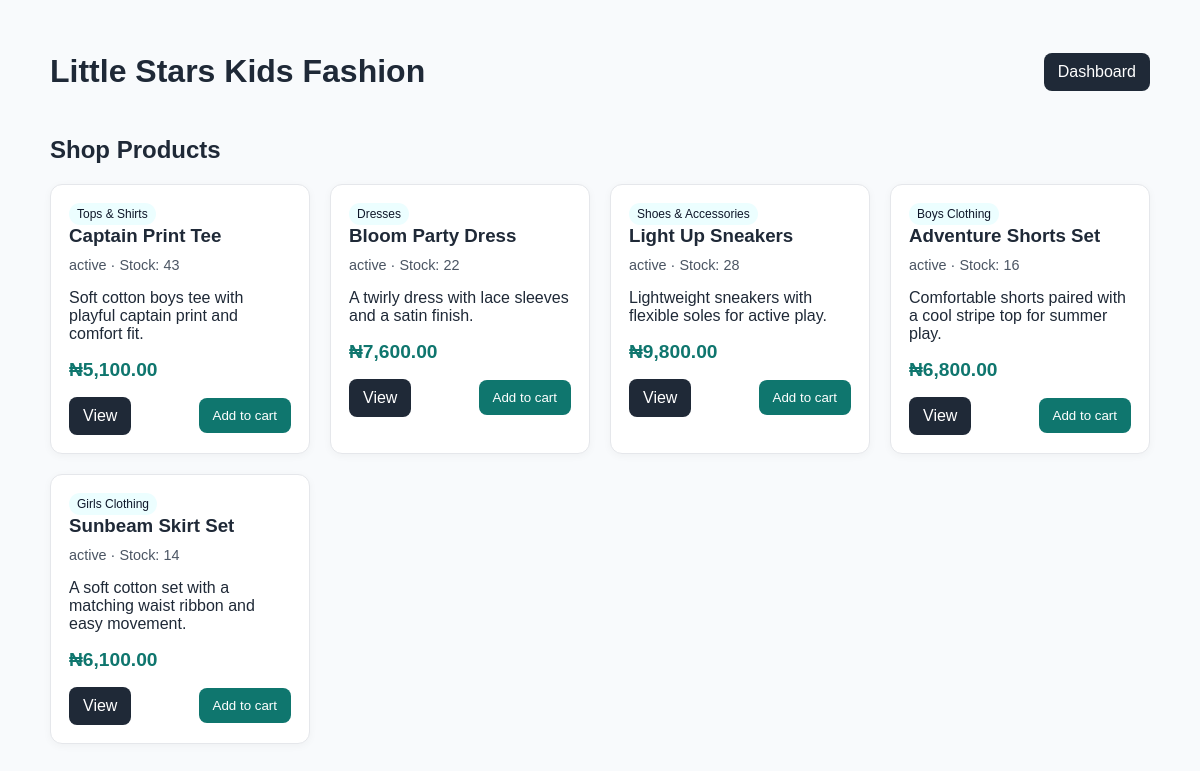
The page /product.php on the database its author committed.
### tables this page shows
CREATE TABLE products (
    product_id BIGINT UNSIGNED NOT NULL AUTO_INCREMENT,
    category_id BIGINT UNSIGNED NOT NULL,
    product_name VARCHAR(180) NOT NULL,
    brand VARCHAR(100) DEFAULT NULL,
    description TEXT,
    base_price DECIMAL(10,2) NOT NULL,
    status ENUM('active', 'draft', 'out_of_stock', 'archived') NOT NULL DEFAULT 'active',
    is_featured TINYINT(1) NOT NULL DEFAULT 0,
    is_new_arrival TINYINT(1) NOT NULL DEFAULT 0,
    created_at TIMESTAMP NOT NULL DEFAULT CURRENT_TIMESTAMP,
    updated_at TIMESTAMP NOT NULL DEFAULT CURRENT_TIMESTAMP ON UPDATE CURRENT_TIMESTAMP,
    PRIMARY KEY (product_id),
    KEY idx_products_category (category_id),
    KEY idx_products_name (product_name),
    CONSTRAINT fk_products_category FOREIGN KEY (category_id)
        REFERENCES categories(category_id)
        ON UPDATE CASCADE
        ON DELETE RESTRICT,
    CHECK (base_price >= 0)
);

CREATE TABLE categories (
    category_id BIGINT UNSIGNED NOT NULL AUTO_INCREMENT,
    parent_category_id BIGINT UNSIGNED DEFAULT NULL,
    category_name VARCHAR(100) NOT NULL,
    slug VARCHAR(120) NOT NULL,
    description TEXT,
    status ENUM('active', 'inactive') NOT NULL DEFAULT 'active',
    created_at TIMESTAMP NOT NULL DEFAULT CURRENT_TIMESTAMP,
    updated_at TIMESTAMP NOT NULL DEFAULT CURRENT_TIMESTAMP ON UPDATE CURRENT_TIMESTAMP,
    PRIMARY KEY (category_id),
    UNIQUE KEY uq_categories_slug (slug),
    KEY idx_categories_parent (parent_category_id),
    CONSTRAINT fk_categories_parent FOREIGN KEY (parent_category_id)
        REFERENCES categories(category_id)
        ON UPDATE CASCADE
        ON DELETE RESTRICT
);

### app/ProductRepository.php (called while the page is built, shortened)
<?php
class ProductRepository
{
    public function getAllProducts(): array
    {
        $pdo = Database::getConnection();
        $sql = '
            SELECT
                p.product_id,
                p.product_name,
                p.description,
                p.base_price,
                p.status,
                c.category_name,
                (
                    SELECT MIN(pv.variant_price) FROM product_variants pv
                    WHERE pv.product_id = p.product_id AND pv.status = "active"
                ) AS min_variant_price,
                (
                    SELECT SUM(pv.stock_quantity) FROM product_variants pv
                    WHERE pv.product_id = p.product_id AND pv.status = "active"
                ) AS total_stock
            FROM products p
            INNER JOIN categories c ON c.category_id = p.category_id
            WHERE p.status IN ("active", "out_of_stock")
            ORDER BY p.product_id ASC
        ';
        $stmt = $pdo->query($sql);
        return $stmt->fetchAll();
    }
}

### product.php (the view, shortened to what this page needs)
<?php
require __DIR__ . '/app/ProductRepository.php';
$repository = new ProductRepository();
$products = $repository->getAllProducts();
function formatMoney(float $amount): string
{
    return '₦' . number_format($amount, 2);
}
?>
<!DOCTYPE html>
<html lang="en">
<head>
</head>
<body>
<div class="container">
    <div class="header">
        <h1>Little Stars Kids Fashion</h1>
        <a class="btn secondary" href="index.php">Dashboard</a>
    </div>
    <h2>Shop Products</h2>
    <?php if (empty($products)): ?>
        <div class="card empty">No products available right now.</div>
    <?php else: ?>
        <div class="product-grid">
            <?php foreach ($products as $product): ?>
                <?php
                $displayPrice = !empty($product['min_variant_price']) ? (float)$product['min_variant_price'] : (float)$product['base_price'];
                $stock = (int)($product['total_stock'] ?? 0);
                ?>
                <div class="card product-card">
                    <span class="pill"><?php echo htmlspecialchars($product['category_name'], ENT_QUOTES, 'UTF-8'); ?></span>
                    <h3><?php echo htmlspecialchars($product['product_name'], ENT_QUOTES, 'UTF-8'); ?></h3>
                    <div class="meta"><?php echo htmlspecialchars($product['status'], ENT_QUOTES, 'UTF-8'); ?> · Stock: <?php echo $stock; ?></div>
                    <p><?php echo htmlspecialchars(substr($product['description'] ?? '', 0, 110), ENT_QUOTES, 'UTF-8'); ?></p>
                    <div class="price"><?php echo formatMoney($displayPrice); ?></div>
                    <div class="actions">
                        <a class="btn secondary" href="product_detail.php?id=<?php echo (int)$product['product_id']; ?>">View</a>
                        <form method="post" action="cart.php?action=add">
                            <button type="submit" class="btn">Add to cart</button>
                        </form>
                    </div>
                </div>
            <?php endforeach; ?>
        </div>
    <?php endif; ?>
</div>
</body>
</html>

### product.php (style rules this page uses)
body { font-family: Arial, sans-serif; background: #f8fafc; color: #1f2937; margin: 0; }
.container { max-width: 1100px; margin: 0 auto; padding: 32px 20px 60px; }
.header { display: flex; justify-content: space-between; align-items: center; gap: 16px; margin-bottom: 24px; }
.card { background: #fff; border: 1px solid #e5e7eb; border-radius: 12px; box-shadow: 0 2px 8px rgba(0,0,0,0.04); }
.product-grid { display: grid; grid-template-columns: repeat(auto-fit, minmax(240px, 1fr)); gap: 20px; }
.product-card { padding: 18px; }
.product-card h3 { margin-top: 0; margin-bottom: 10px; }
.price { font-size: 1.2rem; font-weight: 700; color: #0f766e; margin: 12px 0; }
.meta { color: #4b5563; font-size: 0.9em; margin-bottom: 12px; }
.actions { display: flex; justify-content: space-between; align-items: center; gap: 10px; margin-top: 16px; }
.btn { background: #0f766e; color: white; padding: 10px 14px; text-decoration: none; border: none; border-radius: 8px; cursor: pointer; }
.btn.secondary { background: #1f2937; }
.pill { display: inline-block; background: #ecfeff; color: #0f172a; font-size: 0.75rem; padding: 4px 8px; border-radius: 999px; }

### rows shown on the page
products: category.category_name "Tops & Shirts", product_name "Captain Print Tee", status "active", stock "43", description "Soft cotton boys tee with playful captain print and comfort fit.", displayPrice "₦5,100.00"
products: category.category_name "Dresses", product_name "Bloom Party Dress", status "active", stock "22", description "A twirly dress with lace sleeves and a satin finish.", displayPrice "₦7,600.00"
products: category.category_name "Shoes & Accessories", product_name "Light Up Sneakers", status "active", stock "28", description "Lightweight sneakers with flexible soles for active play.", displayPrice "₦9,800.00"
products: category.category_name "Boys Clothing", product_name "Adventure Shorts Set", status "active", stock "16", description "Comfortable shorts paired with a cool stripe top for summer play.", displayPrice "₦6,800.00"
products: category.category_name "Girls Clothing", product_name "Sunbeam Skirt Set", status "active", stock "14", description "A soft cotton set with a matching waist ribbon and easy movement.", displayPrice "₦6,100.00"
